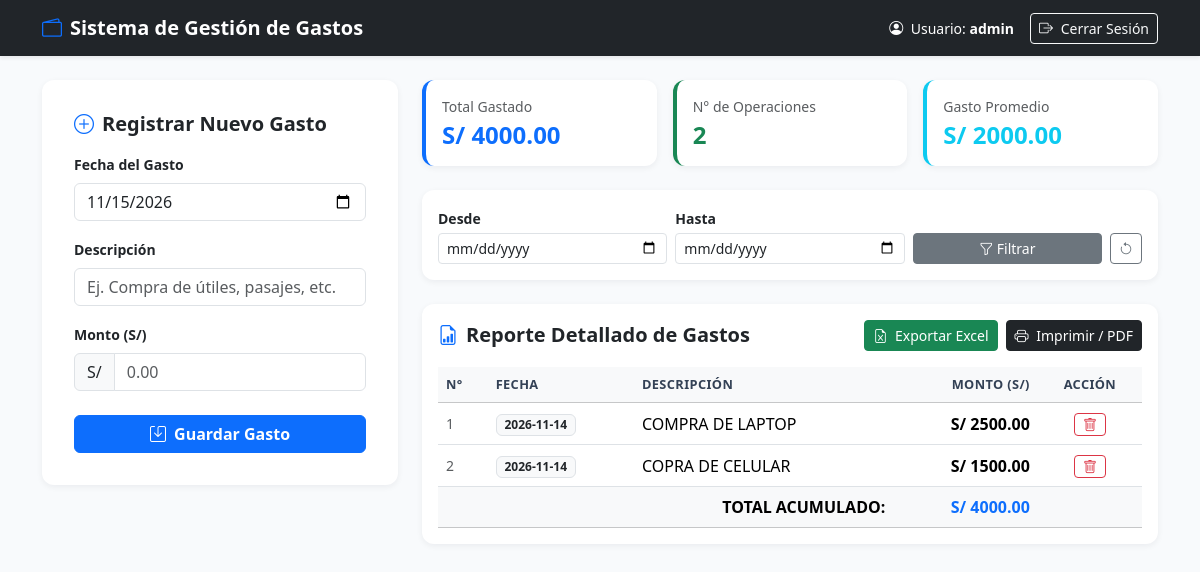
/ (signed in), run on the app's committed database.
### tables this page shows
CREATE TABLE gastos (
                id INTEGER PRIMARY KEY AUTOINCREMENT,
                fecha TEXT NOT NULL,
                descripcion TEXT NOT NULL,
                monto REAL NOT NULL,
                creado_en TIMESTAMP DEFAULT CURRENT_TIMESTAMP
            );

### app.py (the view)
@app.route('/')
@login_required
def dashboard():
    fecha_inicio = request.args.get('fecha_inicio', '')
    fecha_fin = request.args.get('fecha_fin', '')
    query = 'SELECT * FROM gastos WHERE 1=1'
    params = []
    if fecha_inicio:
        query += ' AND fecha >= ?'
        params.append(fecha_inicio)
    if fecha_fin:
        query += ' AND fecha <= ?'
        params.append(fecha_fin)
    query += ' ORDER BY fecha DESC, id DESC'
    with get_db_connection() as conn:
        gastos = conn.execute(query, params).fetchall()
    total_gastos = sum(g['monto'] for g in gastos)
    cantidad_registros = len(gastos)
    promedio_gasto = (total_gastos / cantidad_registros) if cantidad_registros > 0 else 0.0
    fecha_actual = datetime.now().strftime('%Y-%m-%d')
    return render_template(
        'dashboard.html',
        gastos=gastos,
        total_gastos=total_gastos,
        cantidad_registros=cantidad_registros,
        promedio_gasto=promedio_gasto,
        fecha_inicio=fecha_inicio,
        fecha_fin=fecha_fin,
        fecha_actual=fecha_actual
    )

### app.py (called while the page is built)
def get_db_connection():
    conn = sqlite3.connect(DATABASE)
    conn.row_factory = sqlite3.Row
    return conn

def login_required(f):
    @wraps(f)
    def decorated_function(*args, **kwargs):
        if 'user_id' not in session:
            flash('Por favor, inicia sesión para acceder al sistema.', 'warning')
            return redirect(url_for('login'))
        return f(*args, **kwargs)
    return decorated_function

### templates/dashboard.html (shortened to what this page needs)
<!DOCTYPE html>
<html lang="es">
<head>
    <link href="https://cdn.jsdelivr.net/npm/bootstrap@5.3.2/dist/css/bootstrap.min.css" rel="stylesheet">
    <link href="https://cdn.jsdelivr.net/npm/bootstrap-icons@1.11.1/font/bootstrap-icons.css" rel="stylesheet">
    <link href="{{ url_for('static', filename='css/estilos.css') }}" rel="stylesheet">
</head>
<body class="dashboard-body">
    <nav class="navbar navbar-expand-lg navbar-dark bg-dark no-print shadow-sm">
        <div class="container">
            <a class="navbar-brand fw-bold" href="{{ url_for('dashboard') }}">
                <i class="bi bi-wallet2 text-primary me-2"></i>Sistema de Gestión de Gastos
            </a>
            <div class="d-flex align-items-center text-white">
                <span class="me-3 small"><i class="bi bi-person-circle me-1"></i> Usuario: <strong>{{ session.username }}</strong></span>
                <a href="{{ url_for('logout') }}" class="btn btn-outline-light btn-sm">
                    <i class="bi bi-box-arrow-right me-1"></i> Cerrar Sesión
                </a>
            </div>
        </div>
    </nav>
    <div class="container py-4">
        <div class="row g-4">
            <div class="col-lg-4 no-print">
                <div class="card custom-card p-3">
                    <div class="card-body">
                        <h5 class="card-title fw-bold mb-3">
                            <i class="bi bi-plus-circle text-primary me-2"></i>Registrar Nuevo Gasto
                        </h5>
                        <form method="POST" action="{{ url_for('registrar_gasto') }}">
                            <div class="mb-3">
                                <label class="form-label small fw-semibold">Fecha del Gasto</label>
                                <input type="date" name="fecha" class="form-control" value="{{ fecha_actual }}" required>
                            </div>
                            <div class="mb-3">
                                <label class="form-label small fw-semibold">Descripción</label>
                                <input type="text" name="descripcion" class="form-control" placeholder="Ej. Compra de útiles, pasajes, etc." required>
                            </div>
                            <div class="mb-4">
                                <label class="form-label small fw-semibold">Monto (S/)</label>
                                <div class="input-group">
                                    <span class="input-group-text">S/</span>
                                    <input type="number" step="0.01" min="0.01" name="monto" class="form-control" placeholder="0.00" required>
                                </div>
                            </div>
                            <button type="submit" class="btn btn-primary w-100 fw-semibold">
                                <i class="bi bi-save me-1"></i> Guardar Gasto
                            </button>
                        </form>
                    </div>
                </div>
            </div>
            <div class="col-lg-8">
                <div class="row g-3 mb-4 no-print">
                    <div class="col-sm-4">
                        <div class="card custom-card kpi-card-primary p-3">
                            <span class="text-muted small">Total Gastado</span>
                            <h4 class="fw-bold text-primary mb-0 mt-1">S/ {{ "%.2f"|format(total_gastos) }}</h4>
                        </div>
                    </div>
                    <div class="col-sm-4">
                        <div class="card custom-card kpi-card-success p-3">
                            <span class="text-muted small">N° de Operaciones</span>
                            <h4 class="fw-bold text-success mb-0 mt-1">{{ cantidad_registros }}</h4>
                        </div>
                    </div>
                    <div class="col-sm-4">
                        <div class="card custom-card kpi-card-info p-3">
                            <span class="text-muted small">Gasto Promedio</span>
                            <h4 class="fw-bold text-info mb-0 mt-1">S/ {{ "%.2f"|format(promedio_gasto) }}</h4>
                        </div>
                    </div>
                </div>
                <div class="card custom-card p-3 mb-4 no-print">
                    <form method="GET" action="{{ url_for('dashboard') }}" class="row g-2 align-items-end">
                        <div class="col-sm-4">
                            <label class="form-label small fw-semibold mb-1">Desde</label>
                            <input type="date" name="fecha_inicio" class="form-control form-control-sm" value="{{ fecha_inicio }}">
                        </div>
                        <div class="col-sm-4">
                            <label class="form-label small fw-semibold mb-1">Hasta</label>
                            <input type="date" name="fecha_fin" class="form-control form-control-sm" value="{{ fecha_fin }}">
                        </div>
                        <div class="col-sm-4 d-flex gap-2">
                            <button type="submit" class="btn btn-secondary btn-sm w-100">
                                <i class="bi bi-funnel"></i> Filtrar
                            </button>
                            <a href="{{ url_for('dashboard') }}" class="btn btn-outline-secondary btn-sm" title="Limpiar filtro">
                                <i class="bi bi-arrow-counterclockwise"></i>
                            </a>
                        </div>
                    </form>
                </div>
                <div class="card custom-card p-3">
                    <div class="d-flex flex-wrap justify-content-between align-items-center gap-2 mb-3">
                        <h5 class="fw-bold mb-0">
                            <i class="bi bi-file-earmark-bar-graph text-primary me-2"></i>Reporte Detallado de Gastos
                        </h5>
                        <div class="d-flex gap-2 no-print">
                            <a href="{{ url_for('exportar_excel', fecha_inicio=fecha_inicio, fecha_fin=fecha_fin) }}" class="btn btn-success btn-sm">
                                <i class="bi bi-file-earmark-excel me-1"></i> Exportar Excel
                            </a>
                            <button onclick="window.print()" class="btn btn-dark btn-sm">
                                <i class="bi bi-printer me-1"></i> Imprimir / PDF
                            </button>
                        </div>
                    </div>
                    <div class="table-responsive">
                        <table class="table table-hover align-middle mb-0">
                            <thead class="table-light">
                                <tr>
                                    <th>N°</th>
                                    <th>Fecha</th>
                                    <th>Descripción</th>
                                    <th class="text-end">Monto (S/)</th>
                                    <th class="text-center no-print">Acción</th>
                                </tr>
                            </thead>
                            <tbody>
                                {% for gasto in gastos %}
                                <tr>
                                    <td class="text-muted small">{{ loop.index }}</td>
                                    <td><span class="badge bg-light text-dark border">{{ gasto.fecha }}</span></td>
                                    <td>{{ gasto.descripcion }}</td>
                                    <td class="text-end fw-semibold">S/ {{ "%.2f"|format(gasto.monto) }}</td>
                                    <td class="text-center no-print">
                                        <form method="POST" action="{{ url_for('eliminar_gasto', id=gasto.id) }}" onsubmit="return confirm('¿Eliminar este registro?');">
                                            <button type="submit" class="btn btn-outline-danger btn-sm py-0 px-2">
                                                <i class="bi bi-trash"></i>
                                            </button>
                                        </form>
                                    </td>
                                </tr>
                                {% else %}
                                <tr>
                                    <td colspan="5" class="text-center text-muted py-4">
                                        No hay gastos registrados en este periodo.
                                    </td>
                                </tr>
                                {% endfor %}
                            </tbody>
                            {% if gastos %}
                            <tfoot class="table-light fw-bold">
                                <tr>
                                    <td colspan="3" class="text-end">TOTAL ACUMULADO:</td>
                                    <td class="text-end text-primary">S/ {{ "%.2f"|format(total_gastos) }}</td>
                                    <td class="no-print"></td>
                                </tr>
                            </tfoot>
                            {% endif %}
                        </table>
                    </div>
                </div>
            </div>
        </div>
    </div>
</body>
</html>

### static/css/estilos.css (style rules this page uses)
body.dashboard-body { background-color: #f8fafc; font-family: 'Segoe UI', system-ui, -apple-system, sans-serif; color: #1e293b; }
.custom-card { border: none; border-radius: 0.75rem; box-shadow: 0 2px 6px rgba(15, 23, 42, 0.06); background-color: #ffffff; transition: transform 0.15s ease-in-out; }
.kpi-card-primary { border-left: 4px solid #0d6efd !important; }
.kpi-card-success { border-left: 4px solid #198754 !important; }
.kpi-card-info { border-left: 4px solid #0dcaf0 !important; }
.table thead th { font-weight: 600; color: #334155; text-transform: uppercase; font-size: 0.8rem; letter-spacing: 0.03em; }

### data on the page
gastos: fecha "2026-11-14", descripcion "COMPRA DE LAPTOP", monto "2500.00"
gastos: fecha "2026-11-14", descripcion "COPRA DE CELULAR", monto "1500.00"

### other printed values
{{ session.username }} "admin"
{{ "%.2f"|format(total_gastos) }} "4000.00"
{{ cantidad_registros }} "2"
{{ "%.2f"|format(promedio_gasto) }} "2000.00"
